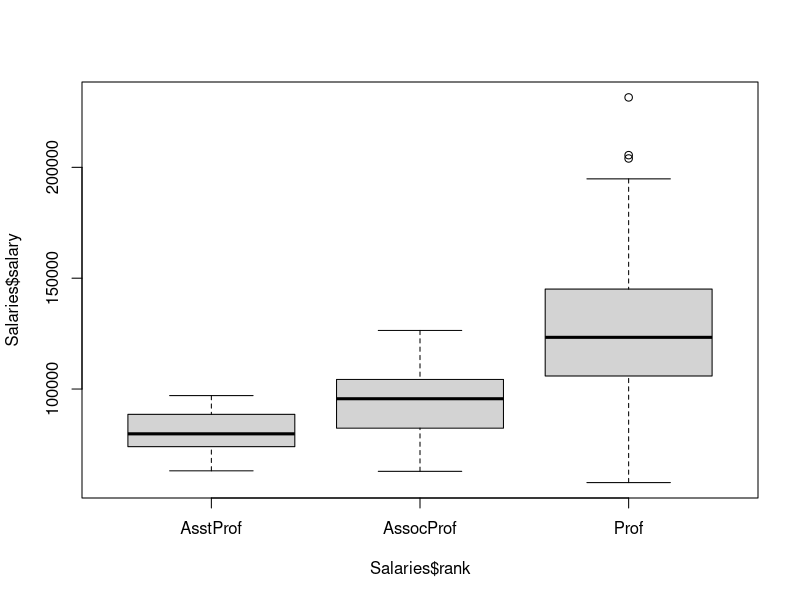
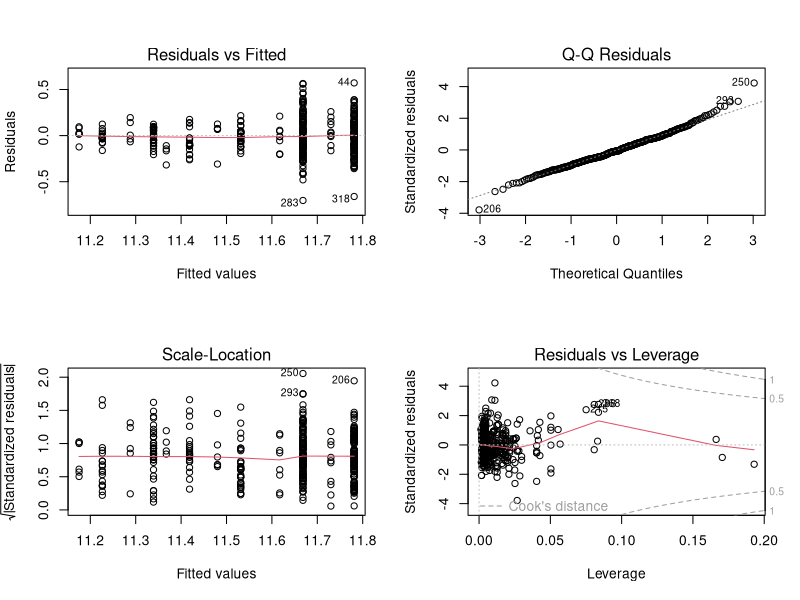
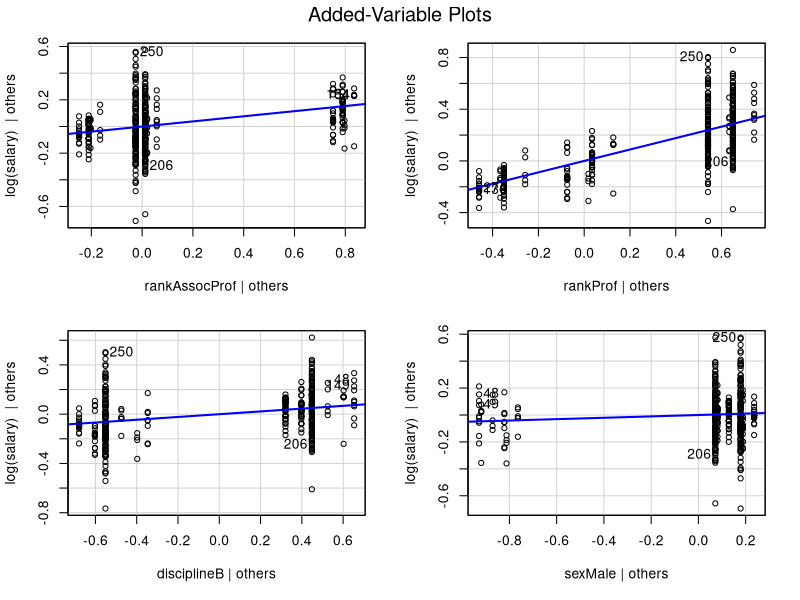

These charts were generated, in order, by the following R code: (Note: this script raises an error after producing the figures.)
## ---- chunk 1
knitr::opts_chunk$set(echo = TRUE)
## ---- chunk 2
library(sqldf)
library(car)
library(doParallel)
head(Salaries)
summary(Salaries)

Salaries$yrs.service.p1 <- Salaries$yrs.service + 1

## ---- chunk 3
plot(Salaries$salary~Salaries$rank)

## ---- chunk 4
sqldf('select "yrs.service" as ys, sum(1) as recs from Salaries where rank = "AsstProf" group by 1 order by 1')

#plot(Salaries$yrs.service.p1~Salaries$salary)
#plot(Salaries$yrs.service.p1~Salaries$rank)
#plot(Salaries$yrs.service.p1~Salaries$sex)

## ---- chunk 5
library(car)

mod4_1 <- lm(log(salary) ~ rank+discipline+sex, weights=1/I(yrs.service.p1), data=Salaries)
mod4_2 <- lm(log(salary) ~ rank+discipline+sex+yrs.since.phd, weights=1/I(yrs.service.p1), data=Salaries)

anova(mod4_1,mod4_2)

summary(mod4_1)
summary(mod4_2)

## ---- chunk 6
library(car)

mod4_1 <- lm(log(salary) ~ rank+discipline, weights=1/I(yrs.service.p1), data=Salaries)
mod4_2 <- lm(log(salary) ~ rank+discipline+sex, weights=1/I(yrs.service.p1), data=Salaries)

anova(mod4_1,mod4_2)

summary(mod4_1)
summary(mod4_2)

## ---- chunk 7

mod4_4 <- lm(log(salary) ~ rank + discipline + sex, weights=1/I(yrs.service.p1), data=Salaries)

summary(mod4_4)

ncvTest(mod4_4)

par(mfrow=c(2,2))
plot(mod4_4)
avPlots(mod4_4)
plot(allEffects(mod4_4))


## ---- chunk 8


joshua <- function(x){
  lm(log(salary) ~ (poly(yrs.service,2)*yrs.since.phd+sex)*discipline+rank,data=x)
}

bill <- function(x){
  lm(log(salary) ~ rank+discipline+sex, weights=1/I(yrs.service.p1), data=x)
}

summary(joshua(Salaries))
summary(bill(Salaries))

ncvTest(joshua(Salaries))
ncvTest(bill(Salaries))

AIC(joshua(Salaries))
AIC(bill(Salaries))

BIC(joshua(Salaries))
BIC(bill(Salaries))


cl<-makeCluster(detectCores()-1)
registerDoParallel(cl)

j = 0
b = 0

set.seed(123)

j = foreach(i=1:1000,.combine="+",.options.RNG=623)%dopar%{
  set=sample(1:dim(Salaries)[1],300,replace=FALSE)
  M5S1a<-joshua(Salaries[set,])
  sum(((Salaries$salary[-set]-exp(predict(M5S1a,newdata=Salaries[-set,])))^2))
  }
format(j, scientific = FALSE)

b = foreach(i=1:1,.combine="+",.options.RNG=623)%dopar%{
  set=sample(1:dim(Salaries)[1],300,replace=FALSE)
  M5S1a<-bill(Salaries[set,])
  sum(((Salaries$salary[-set]-exp(predict(M5S1a,newdata=Salaries[-set,])))^2))
  }
format(b, scientific = FALSE)

stopCluster(cl)
